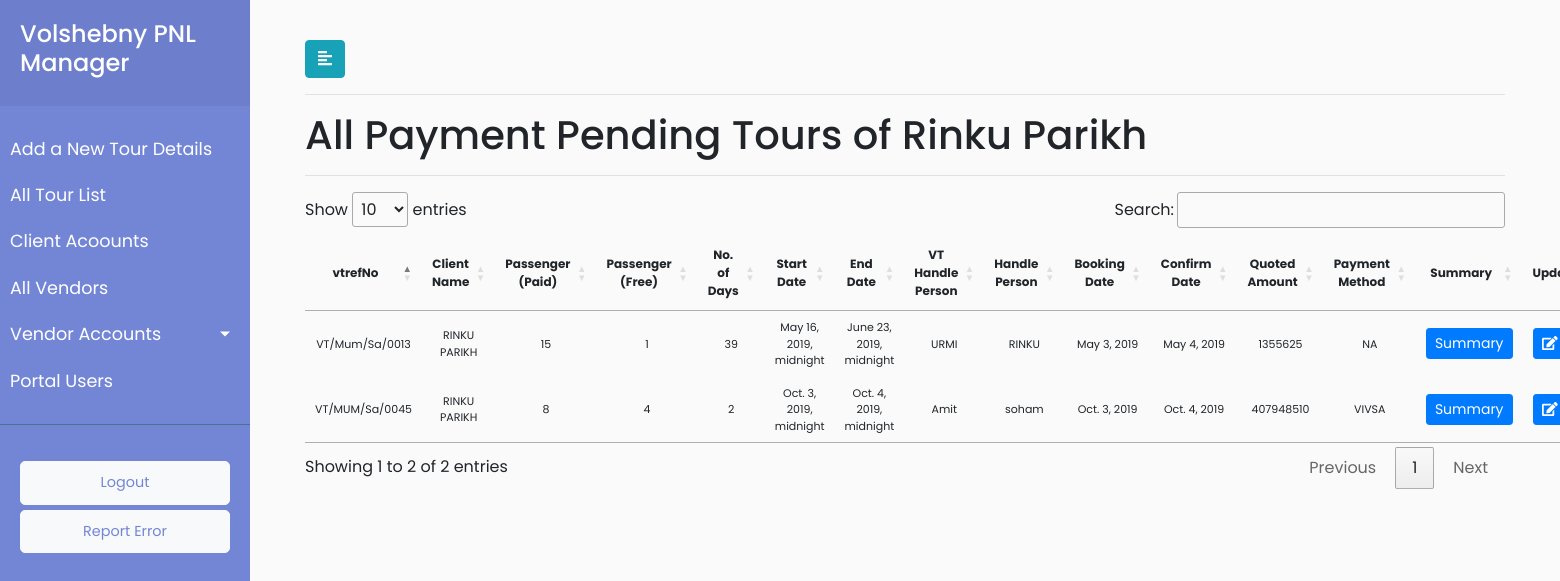
The page /client/details/14/Pending/ (signed in) on the database its author committed.
### payment/models.py (models this page shows, shortened)
class Client(models.Model):
    client_name = models.CharField(max_length=920)
    client_address = models.CharField(max_length=920)
    client_email = models.CharField(max_length=920,default="")
    client_telephone = models.CharField(max_length=920,default="")
    def __str__(self):
        return str(self.client_name)

class Groupdescription(models.Model):
    PAYMENT_STATUS=(('Paid','Paid'), ('Pending','Pending'))
    groupdescription_vtrefNo = models.CharField(max_length=920)
    groupdescription_vtrefNo_short = models.IntegerField()
    groupdescription_client_Name = models.CharField(max_length=920)
    groupdescription_number_of_passengers_paid= models.IntegerField()
    groupdescription_number_of_passengers_free = models.IntegerField()
    groupdescription_number_of_days = models.IntegerField()
    groupdescription_volshebny_handle_person = models.CharField(max_length=920)
    groupdescription_client_handle_person = models.CharField(max_length=920)
    groupdescription_booking_date = models.DateField()
    groupdescription_confirmation_date = models.DateField()
    groupdescription_amount = models.IntegerField(default=0)
    groupdescription_start_date = models.DateTimeField(default=timezone.now)
    groupdescription_end_date = models.DateTimeField(default=timezone.now)
    groupdescription_destination = models.CharField(max_length=920,default="")
    groupdescription_payment_method = models.CharField(max_length=920)
    groupdescription_payment_status = models.CharField(choices=PAYMENT_STATUS,max_length=920,default="Pending")
    groupdescription_client_id = models.ForeignKey(Client, on_delete = models.CASCADE)
    groupdescription_date_time_added = models.DateTimeField(default=timezone.now)
    groupdescription_roe = models.FloatField(default=0)
    groupdescription_remark = models.CharField(max_length=920,default="")
    class Meta:
            verbose_name_plural = "Group Description Elements"
            verbose_name = "GroupDescription"

### payment/views.py (the view)
# urls.py: re_path(r'^client/details/(?P<client_id>[\w\-\s\(\)]+)/(?P<payment_status>\w+)/$',views.client_payment_details_list,name='client_payment_list'),
@login_required(login_url='/user_login')
def client_payment_details_list(request,client_id,payment_status):
    clients = Client.objects.all()
    clients_dict = {}
    for client in clients:
        clients_dict[client.client_name] = client.client_name
    userrole = request.user.user_role
    client_name = Client.objects.get(pk=client_id).client_name
    client_object = Client.objects.get(pk=client_id)
    client_pending = Groupdescription.objects.filter(groupdescription_client_id=client_object,groupdescription_payment_status=payment_status).all()
    data = {"userrole":userrole, "groupdesc": client_pending,"payment_status":payment_status,"client_name":client_name,"clients_dict":clients_dict }
    return render(request, 'payment/client_payment_details.html',data)

### payment/templatetags/client_list_filters.py (called while the page is built)
@register.filter
def get_item(dictionary, key):
    return dictionary.get(str(key))

### payment/templates/payment/client_payment_details.html (shortened to what this page needs)
{% extends 'payment/base.html' %}
{% load client_list_filters %}
{% load static %}
{% block stylesheets %}
<link rel="stylesheet" href="//cdn.datatables.net/1.10.19/css/jquery.dataTables.min.css">
{% endblock %}
{% block content %}
<div id="content">
	<div class="container-fluid">
		<button type="button" id="sidebarCollapse" class="btn btn-info">
			<i class="fas fa-align-left"></i>
		</button>
		<hr>
		{% if payment_status == "Paid" %}
		<h1>All Payment Cleared Tours of {{client_name|title}} </h1>
		{% else %}
		<h1>All Payment Pending Tours of {{client_name|title}} </h1>
		{% endif %}
		<hr>
		<div>
			{% if groupdesc %}
			<table id="TestTable">
				<thead style="font-size:12px">
					<tr>
						<th class="text-center" scope="col">vtrefNo</th>
						<th class="text-center" scope="col">Client Name</th>
						<th class="text-center" scope="col">Passenger (Paid)</th>
						<th class="text-center" scope="col">Passenger (Free)</th>
						<th class="text-center" scope="col">No. of Days</th>
						<th class="text-center" scope="col">Start Date</th>
						<th class="text-center" scope="col">End Date</th>
						<th class="text-center" scope="col">VT Handle Person</th>
						<th class="text-center" scope="col">Handle Person</th>
						<th class="text-center" scope="col">Booking Date</th>
						<th class="text-center" scope="col">Confirm Date</th>
						<th class="text-center" scope="col">Quoted Amount</th>
						<th class="text-center" scope="col">Payment Method</th>
						<th class="text-center" scope="col">Summary</th>
						<th class="text-center" scope="col">Update</th>
					</tr>
				</thead>
				<tbody style="font-size:11px">
					{% for grdes in groupdesc %}
					<tr>
						<td class="text-center">{{ grdes.groupdescription_vtrefNo }}</td>
						<td class="text-center">{{ clients_dict|get_item:grdes.groupdescription_client_id }}</td>
						<td class="text-center">{{ grdes.groupdescription_number_of_passengers_paid }}</td>
						<td class="text-center">{{ grdes.groupdescription_number_of_passengers_free }}</td>
						<td class="text-center">{{ grdes.groupdescription_number_of_days }}</td>
						<td class="text-center">{{ grdes.groupdescription_start_date }}</td>
						<td class="text-center">{{ grdes.groupdescription_end_date }}</td>
						<td class="text-center">{{ grdes.groupdescription_volshebny_handle_person }}</td>
						<td class="text-center">{{ grdes.groupdescription_client_handle_person }}</td>
						<td class="text-center">{{ grdes.groupdescription_booking_date }}</td>
						<td class="text-center">{{ grdes.groupdescription_confirmation_date }}</td>
						<td class="text-center">{{ grdes.groupdescription_amount }}</td>
						<td class="text-center">{{ grdes.groupdescription_payment_method }}</td>
						<td class="text-center">
								<button type="button" class="btn btn-sm btn-primary">
									<a href="{% url 'payment:tour_summary' grdes.pk %}">
										Summary
									</a>
								</button>
						</td>
						<td>
							<button type="button" class="update-book btn btn-sm btn-primary" data-id="{% url 'payment:client_pnlstatement_update' grdes.pk %}">
								<span class="fa fa-edit"></span>
							</button>
						</td>
					</tr>
					{% endfor %}
				</tbody>
			</table>
			{% else %}
			<p class="no-leads text-primary">No entry added yet.</p>
			{% endif %}
		</div>
	</div>
</div>
{% endblock %}

### payment/static/payment/style.css (style rules this page uses)
body { font-family: 'Poppins', sans-serif; background: #fafafa; }
a, a:hover, a:focus { color: inherit; text-decoration: none; transition: all 0.3s; }
#content { width: calc(100% - 250px); padding: 40px; min-height: 100vh; transition: all 0.3s; position: absolute; top: 0; right: 0; }

### rows shown on the page
Client: client_name "Rinku Parikh"
Groupdescription: groupdescription_vtrefNo "VT/Mum/Sa/0013", groupdescription_client_id.client_name "RINKU PARIKH", groupdescription_number_of_passengers_paid "15", groupdescription_number_of_passengers_free "1", groupdescription_number_of_days "39", groupdescription_start_date "May 16, 2019, midnight", groupdescription_end_date "June 23, 2019, midnight", groupdescription_volshebny_handle_person "URMI", groupdescription_client_handle_person "RINKU", groupdescription_booking_date "May 3, 2019", groupdescription_confirmation_date "May 4, 2019", groupdescription_amount "1355625", groupdescription_payment_method "NA"
Groupdescription: groupdescription_vtrefNo "VT/MUM/Sa/0045", groupdescription_client_id.client_name "RINKU PARIKH", groupdescription_number_of_passengers_paid "8", groupdescription_number_of_passengers_free "4", groupdescription_number_of_days "2", groupdescription_start_date "Oct. 3, 2019, midnight", groupdescription_end_date "Oct. 4, 2019, midnight", groupdescription_volshebny_handle_person "Amit", groupdescription_client_handle_person "soham", groupdescription_booking_date "Oct. 3, 2019", groupdescription_confirmation_date "Oct. 4, 2019", groupdescription_amount "407948510", groupdescription_payment_method "VIVSA"
